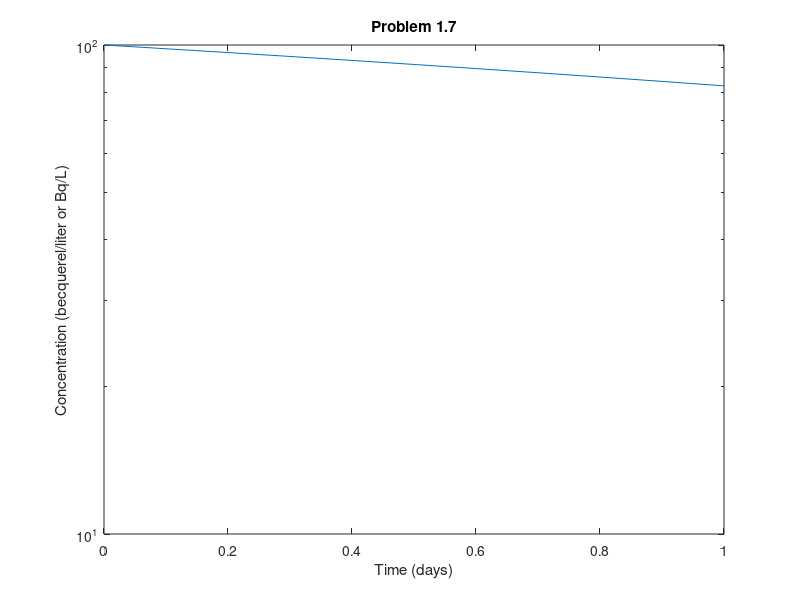

Source code (MATLAB):
% decay rate = -kc
% k = constant [ day^-1 ]

% dc/dt = -kc
% [change in mass] = [decrease by decay]

%% part a -- use euler's method to solve this equation from t = 0 to 1 day
%       with k = 0.175 d^-1. Employ a step size of delta_t = 0.1. The
%       concentration at t = 0 is 100 Bq/L [variable c].

k = 0.175;
c_o = 100 ; % [Bq/L]
c_c = c_o;
x_c = zeros(10);
y_t = zeros(10);
counter = 1;

for t = 0:0.1:1
    
    c_c = c_c - k*c_c*(0.1);
    x_c(counter) = c_c;
    y_t(counter) = t;
    counter = counter + 1;
    
end
c_c
y_a = 100;

x_a = 0:0.1:1;
y_a = y_a - k*y_a*(x_a);


%% part b -- plot 
figure

semilogy(x_a,y_a);
title('Problem 1.7');
xlabel('Time (days)');
ylabel('Concentration (becquerel/liter or Bq/L)');